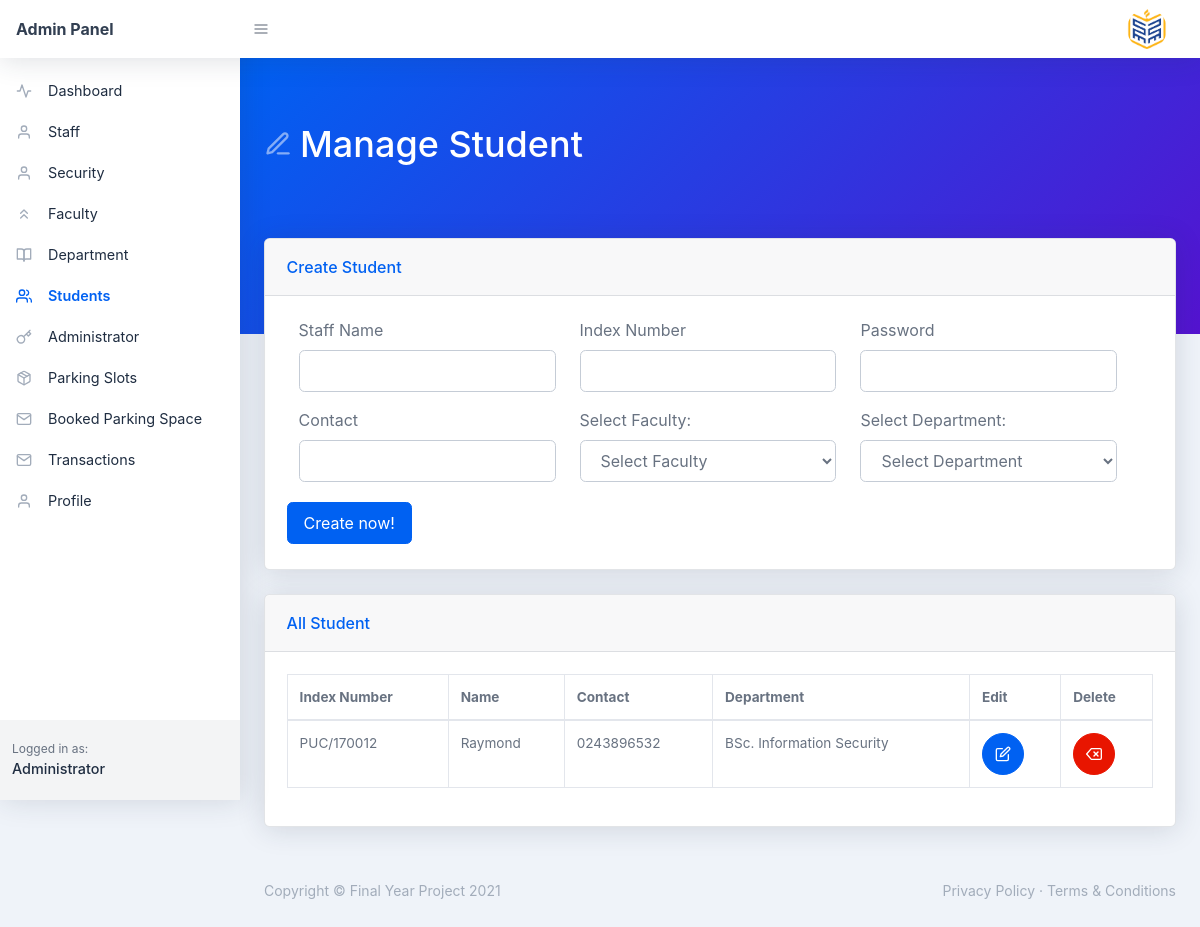
The page /admin/student.php on the database its author committed.
### tables this page shows
CREATE TABLE `student` (
  `id` int(11) NOT NULL,
  `indexnumber` varchar(10) NOT NULL,
  `name` varchar(200) NOT NULL,
  `faculty` varchar(100) NOT NULL,
  `department` varchar(100) NOT NULL,
  `contact` varchar(15) NOT NULL,
  `password` text NOT NULL
);

### admin/student.php (the view, shortened to what this page needs)
<?php
include('header.php');
?>
<div id="layoutSidenav_content">
    <main>
        <div class="page-header pb-10 page-header-dark bg-gradient-primary-to-secondary">
            <div class="container-fluid">
                <div class="page-header-content">
                    <h1 class="page-header-title">
                        <div class="page-header-icon"><i data-feather="edit-3"></i></div>
                        <span>Manage Student</span>
                    </h1>
                </div>
            </div>
        </div>
        <div class="container-fluid mt-n10">
            <div class="card mb-4">
                <div class="card-header">Create Student</div>
                <div class="card-body">
                    <form method="POST">
                        <div class="row col-12">
                            <div class="col-4 form-group">
                                <label for="user-name">Staff Name </label>
                                <input type="text" name="name" id="name" class="form-control">
                            </div>
                            <div class="col-4 form-group">
                                <label for="user-name">Index Number </label>
                                <input type="text" name="indexnumber" id="indexnumber" class="form-control">
                            </div>
                            <div class="col-4 form-group">
                                <label for="user-name">Password </label>
                                <input type="password" name="password" id="password" class="form-control">
                            </div>
                        </div>
                        <div class="row col-12">
                            <div class="col-4 form-group">
                                <label for="user-name">Contact </label>
                                <input type="tel" name="contact" id="contact" class="form-control">
                            </div>
                            <div class="col-4 form-group">
                                <label for="user-name">Select Faculty:</label>
                                <select name="faculty" id="faculty" class="form-control">
                                    <option value="default">Select Faculty</option>
                                </select>
                            </div>
                            <div class="col-4 form-group">
                                <label for="user-name">Select Department:</label>
                                <select name="department" id="department" class="form-control">
                                    <option value="default" selected="true" disabled>Select Department</option>
                                </select>
                            </div>
                        </div>
                        <button class="btn btn-primary mr-2 my-1" type="submit" name="submit">Create now!</button>
                    </form>
                </div>
            </div>
        </div>
        <div class="container-fluid ">
            <div class="card mb-4">
                <div class="card-header">All Student</div>
                <div class="card-body">
                    <div class="datatable table-responsive">
                        <table class="table table-bordered table-hover" id="dataTable" width="100%" cellspacing="0">
                            <thead>
                                <tr>
                                    <th>Index Number</th>
                                    <th>Name </th>
                                    <th>Contact </th>
                                    <th>Department </th>
                                    <th>Edit</th>
                                    <th>Delete</th>
                                </tr>
                            </thead>
                            <tbody>
                                <?php
                                $sql = "SELECT * FROM student";
                                $query = $conn->prepare($sql);
                                $query->execute();
                                $results = $query->fetchAll(PDO::FETCH_OBJ);
                                $rowCount = $query->rowCount();
                                if ($rowCount > 0) {
                                    foreach ($results as $results) {
                                ?>
                                        <tr>
                                            <td><?php echo htmlentities($results->indexnumber) ?></td>
                                            <td><?php echo htmlentities($results->name) ?></td>
                                            <td><?php echo htmlentities($results->contact) ?></td>
                                            <td><?php echo htmlentities($results->department) ?></td>
                                            <td>
                                                <a class="btn btn-blue btn-icon" href="deleteCourse.php?id=<?php echo htmlentities($results->id); ?>"><i data-feather="edit"></i></a>
                                            </td>
                                            <td>
                                                <a class="btn btn-red btn-icon" href="#?id=<?php echo htmlentities($results->id); ?>"><i data-feather="delete"></i></a>
                                            </td>
                                        </tr>
                                <?php }
                                } ?>
                            </tbody>
                        </table>
                    </div>
                </div>
            </div>
        </div>
    </main>
    <?php include('footer.php') ?>
</div>
</div>
</body>

### rows shown on the page
student: indexnumber "PUC/170012", name "Raymond", contact "0243896532", department "BSc. Information Security"
